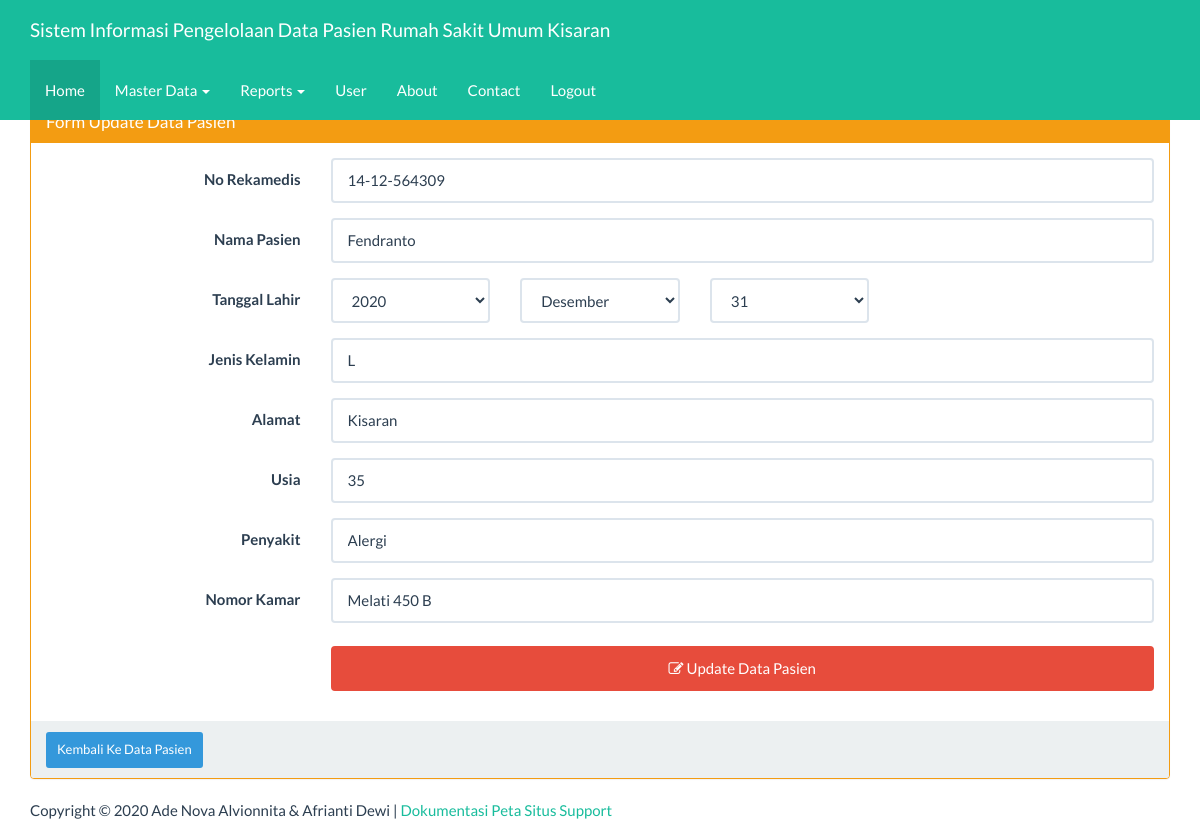
The app's page /index_admin.php?page=pasien&actions=edit&id=2 (signed in) with its own data.
### tables this page shows
CREATE TABLE `tbpasien` (
  `idpasien` int(10) NOT NULL,
  `no_rm` varchar(50) NOT NULL,
  `namapasien` varchar(100) NOT NULL,
  `tanggallahir` date NOT NULL,
  `jeniskelamin` enum('L','P') NOT NULL,
  `alamatpasien` varchar(100) NOT NULL,
  `usia` int(10) NOT NULL,
  `penyakit` varchar(50) NOT NULL,
  `noruangan` varchar(15) NOT NULL
);

### views/pasien_edit.php (the view, shortened to what this page needs)
<?php
$id=$_GET['id'];
$ambil=  mysqli_query($koneksi, "SELECT * FROM tbpasien WHERE idpasien='$id'") or die ("SQL Edit error");
$data= mysqli_fetch_array($ambil);
?>
<div class="container">
    <div class="row">
        <div class="col-xs-12">
            <div class="panel panel-warning">
                <div class="panel-heading">
                    <h3 class="panel-title">Form Update Data Pasien</h3>
                </div>
                <div class="panel-body">
                    <form class="form-horizontal" action="" method="post">
					 <div class="form-group">
                            <label for="no_rm" class="col-sm-3 control-label">No Rekamedis</label>
                            <div class="col-sm-9">
                                <input type="text" name="no_rm" value="<?=$data['no_rm']?>"class="form-control" id="inputEmail3" placeholder="Nomor Rekamedis">
                            </div>
                        </div>
						 <div class="form-group">
                            <label for="namapasien" class="col-sm-3 control-label">Nama Pasien</label>
                            <div class="col-sm-9">
                                <input type="text" name="namapasien" value="<?=$data['namapasien']?>"class="form-control" id="inputEmail3" placeholder="Nama Pasien">
                            </div>
                        </div>
                        <div class="form-group">
                            <label class="col-sm-3 control-label">Tanggal Lahir</label>
                            <div class="col-sm-2 col-xs-9">
                                <select name="tahun" class="form-control">
                                    <?php for($i=2020;$i>1980;$i--) {?>
                                    <option value="<?=$i?>"> <?=$i?> </option>
                                    <?php }?>
                                </select>
                            </div>
                            <div class="col-sm-2 col-xs-9">
                                <select name="bulan" class="form-control">
                                    <?php
                                    $bulan=  array("","Januari","Februari","Maret","April","Mei","Juni","Juli","Agustus","September","Oktober","November","Desember");
                                    for($j=12;$j>0;$j--) {?>
                                    <option value="<?=$j?>"> <?=$bulan[$j]?> </option>
                                    <?php }?>
                                </select>
                            </div>
                            <div class="col-sm-2 col-xs-9">
                                <select name="tanggal" class="form-control">
                                    <?php for($k=31;$k>0;$k--) {?>
                                    <option value="<?=$k?>"> <?=$k?> </option>
                                    <?php }?>
                                </select>
                            </div>
                        </div>
						 <div class="form-group">
                            <label for="jeniskelamin" class="col-sm-3 control-label">Jenis Kelamin</label>
                            <div class="col-sm-9">
                                <input type="enum" name="jeniskelamin" value="<?=$data['jeniskelamin']?>"class="form-control" id="inputEmail3" placeholder="Jenis Kelamin">
                            </div>
                        </div>
                        <div class="form-group">
                            <label for="alamatpasien" class="col-sm-3 control-label">Alamat</label>
                            <div class="col-sm-9">
                                <input type="text" name="alamatpasien" value="<?=$data['alamatpasien']?>"class="form-control" id="inputEmail3" placeholder="Alamat Pasien">
                            </div>
                        </div>
						<div class="form-group">
                            <label for="usia" class="col-sm-3 control-label">Usia</label>
                            <div class="col-sm-9">
                                <input type="text" name="usia" value="<?=$data['usia']?>"class="form-control" id="inputEmail3" placeholder="Usia Pasien">
                            </div>
                        </div>
						<div class="form-group">
                            <label for="penyakit" class="col-sm-3 control-label">Penyakit</label>
                            <div class="col-sm-9">
                                <input type="text" name="penyakit" value="<?=$data['penyakit']?>"class="form-control" id="inputEmail3" placeholder="penyakit pasien">
                            </div>
                        </div>
                        <div class="form-group">
                            <label for="noruangan" class="col-sm-3 control-label">Nomor Kamar</label>
                            <div class="col-sm-9">
                                <input type="text" name="noruangan" value="<?=$data['noruangan']?>"class="form-control" id="inputEmail3" placeholder="Nomor Kamar">
                            </div>
                        </div>
                        <div class="form-group">
                            <div class="col-sm-offset-3 col-sm-9">
                                <button type="submit" class="btn btn-danger">
                                    <span class="fa fa-edit"></span> Update Data Pasien</button>
                            </div>
                        </div>
                    </form>
                </div>
                <div class="panel-footer">
                    <a href="?page=pasien&actions=tampil" class="btn btn-info btn-sm">
                        Kembali Ke Data Pasien
                    </a>
                </div>
            </div>
        </div>
    </div>
</div>

### index_admin.php (style rules this page uses)
body { margin-top:70px; }
button { background-color: #99FFAA; color: blue; padding: 14px 20px; margin: 8px 0; border: none; cursor: pointer; width: 100%; }

### records on screen
tbpasien: no_rm "14-12-564309", namapasien "Fendranto", jeniskelamin "L", alamatpasien "Kisaran", usia "35", penyakit "Alergi", noruangan "Melati 450 B"

### other values on screen
form field tahun "2020"
form field bulan "Desember"
form field tanggal "31"
